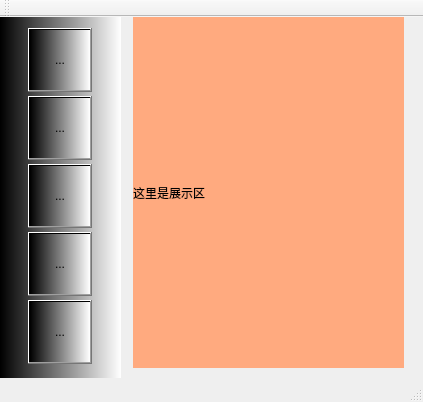
<?xml version="1.0" encoding="UTF-8"?>
<ui version="4.0">
 <class>SideBarDemo</class>
 <widget class="QMainWindow" name="SideBarDemo">
  <property name="geometry">
   <rect>
    <x>0</x>
    <y>0</y>
    <width>423</width>
    <height>402</height>
   </rect>
  </property>
  <property name="windowTitle">
   <string>SideBarDemo</string>
  </property>
  <widget class="QWidget" name="centralWidget">
   <widget class="QWidget" name="widget" native="true">
    <property name="geometry">
     <rect>
      <x>0</x>
      <y>0</y>
      <width>121</width>
      <height>361</height>
     </rect>
    </property>
    <property name="styleSheet">
     <string notr="true">background-color: qlineargradient(spread:pad, x1:0, y1:0, x2:1, y2:0, stop:0 rgba(0, 0, 0, 255), stop:1 rgba(255, 255, 255, 255));</string>
    </property>
    <property name="class" stdset="0">
     <string/>
    </property>
    <widget class="QWidget" name="gridLayoutWidget">
     <property name="geometry">
      <rect>
       <x>0</x>
       <y>0</y>
       <width>121</width>
       <height>362</height>
      </rect>
     </property>
     <layout class="QGridLayout" name="gridLayout">
      <item row="0" column="0">
       <widget class="QToolButton" name="toolButton_1">
        <property name="minimumSize">
         <size>
          <width>64</width>
          <height>64</height>
         </size>
        </property>
        <property name="styleSheet">
         <string notr="true">border-image: url(:/images/images/button-1.png);</string>
        </property>
        <property name="text">
         <string>...</string>
        </property>
       </widget>
      </item>
      <item row="1" column="0">
       <widget class="QToolButton" name="toolButton_2">
        <property name="minimumSize">
         <size>
          <width>64</width>
          <height>64</height>
         </size>
        </property>
        <property name="styleSheet">
         <string notr="true">border-image: url(:/images/images/button-2.png);</string>
        </property>
        <property name="text">
         <string>...</string>
        </property>
       </widget>
      </item>
      <item row="2" column="0">
       <widget class="QToolButton" name="toolButton_3">
        <property name="minimumSize">
         <size>
          <width>64</width>
          <height>64</height>
         </size>
        </property>
        <property name="styleSheet">
         <string notr="true">border-image: url(:/images/images/button-3.png);</string>
        </property>
        <property name="text">
         <string>...</string>
        </property>
       </widget>
      </item>
      <item row="3" column="0">
       <widget class="QToolButton" name="toolButton_4">
        <property name="minimumSize">
         <size>
          <width>64</width>
          <height>64</height>
         </size>
        </property>
        <property name="styleSheet">
         <string notr="true">border-image: url(:/images/images/button-4.png);</string>
        </property>
        <property name="text">
         <string>...</string>
        </property>
       </widget>
      </item>
      <item row="4" column="0">
       <widget class="QToolButton" name="toolButton_5">
        <property name="minimumSize">
         <size>
          <width>64</width>
          <height>64</height>
         </size>
        </property>
        <property name="styleSheet">
         <string notr="true">border-image: url(:/images/images/button-5.png);</string>
        </property>
        <property name="text">
         <string>...</string>
        </property>
       </widget>
      </item>
      <item row="5" column="0">
       <widget class="QWidget" name="widget_2" native="true"/>
      </item>
     </layout>
    </widget>
   </widget>
   <widget class="QLabel" name="label">
    <property name="geometry">
     <rect>
      <x>133</x>
      <y>0</y>
      <width>271</width>
      <height>351</height>
     </rect>
    </property>
    <property name="styleSheet">
     <string notr="true">background-color: qlineargradient(spread:pad, x1:0, y1:0, x2:1, y2:0, stop:0 rgba(255, 178, 102, 255), stop:0.55 rgba(235, 148, 61, 255), stop:0.98 rgba(0, 0, 0, 255), stop:1 rgba(0, 0, 0, 0));
background-color: rgb(255, 170, 127);</string>
    </property>
    <property name="text">
     <string>这里是展示区</string>
    </property>
   </widget>
  </widget>
  <widget class="QMenuBar" name="menuBar">
   <property name="geometry">
    <rect>
     <x>0</x>
     <y>0</y>
     <width>423</width>
     <height>19</height>
    </rect>
   </property>
  </widget>
  <widget class="QToolBar" name="mainToolBar">
   <attribute name="toolBarArea">
    <enum>TopToolBarArea</enum>
   </attribute>
   <attribute name="toolBarBreak">
    <bool>false</bool>
   </attribute>
  </widget>
  <widget class="QStatusBar" name="statusBar"/>
 </widget>
 <layoutdefault spacing="6" margin="11"/>
 <resources/>
 <connections/>
</ui>
